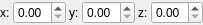
<?xml version="1.0" encoding="UTF-8"?>
<ui version="4.0">
 <class>TripletController</class>
 <widget class="QWidget" name="TripletController">
  <property name="geometry">
   <rect>
    <x>0</x>
    <y>0</y>
    <width>203</width>
    <height>25</height>
   </rect>
  </property>
  <property name="minimumSize">
   <size>
    <width>203</width>
    <height>25</height>
   </size>
  </property>
  <property name="windowTitle">
   <string>Form</string>
  </property>
  <layout class="QGridLayout" name="gridLayout">
   <property name="leftMargin">
    <number>0</number>
   </property>
   <property name="topMargin">
    <number>0</number>
   </property>
   <property name="rightMargin">
    <number>0</number>
   </property>
   <property name="bottomMargin">
    <number>0</number>
   </property>
   <property name="spacing">
    <number>0</number>
   </property>
   <item row="0" column="0">
    <widget class="QFrame" name="horizontalFrame">
     <property name="sizePolicy">
      <sizepolicy hsizetype="Expanding" vsizetype="Expanding">
       <horstretch>0</horstretch>
       <verstretch>0</verstretch>
      </sizepolicy>
     </property>
     <layout class="QHBoxLayout" name="TripletLayot" stretch="0,1,0,1,0,1">
      <property name="spacing">
       <number>3</number>
      </property>
      <property name="leftMargin">
       <number>0</number>
      </property>
      <property name="topMargin">
       <number>0</number>
      </property>
      <property name="rightMargin">
       <number>0</number>
      </property>
      <property name="bottomMargin">
       <number>0</number>
      </property>
      <item>
       <widget class="QLabel" name="firstL">
        <property name="text">
         <string>x:</string>
        </property>
       </widget>
      </item>
      <item>
       <widget class="QDoubleSpinBox" name="firstV"/>
      </item>
      <item>
       <widget class="QLabel" name="secondL">
        <property name="styleSheet">
         <string notr="true"/>
        </property>
        <property name="text">
         <string>y:</string>
        </property>
       </widget>
      </item>
      <item>
       <widget class="QDoubleSpinBox" name="secondV"/>
      </item>
      <item>
       <widget class="QLabel" name="thirdL">
        <property name="text">
         <string>z:</string>
        </property>
       </widget>
      </item>
      <item>
       <widget class="QDoubleSpinBox" name="thirdV"/>
      </item>
     </layout>
    </widget>
   </item>
  </layout>
 </widget>
 <resources/>
 <connections/>
</ui>
